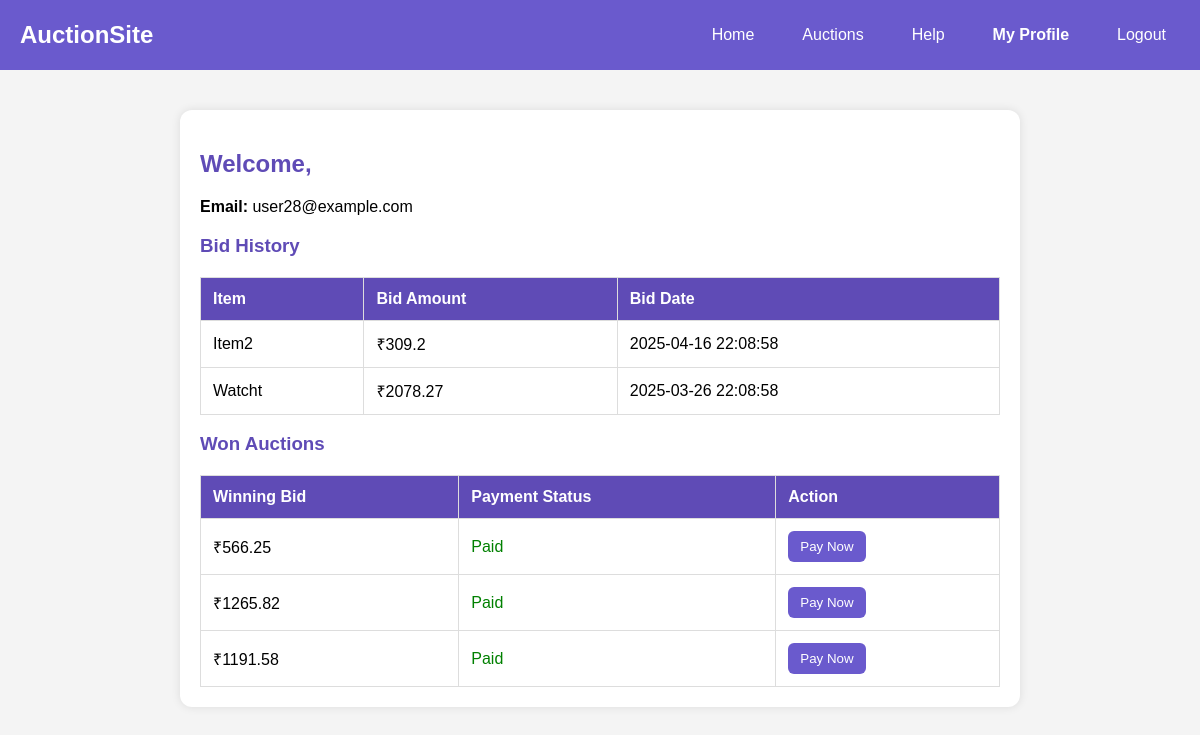
The page /profile (signed in) on the database its author committed.
### tables this page shows
CREATE TABLE USERS (
    user_id INTEGER PRIMARY KEY AUTOINCREMENT,
    name TEXT NOT NULL,
    email TEXT UNIQUE NOT NULL,
    password TEXT NOT NULL,
    role TEXT
);

CREATE TABLE BIDS (
    bid_id INTEGER PRIMARY KEY AUTOINCREMENT,
    user_id INTEGER,
    auction_id INTEGER,
    bid_amount REAL,
    bid_time TEXT,
    FOREIGN KEY (user_id) REFERENCES USERS(user_id),
    FOREIGN KEY (auction_id) REFERENCES AUCTIONS(auction_id)
);

CREATE TABLE ITEMS (
    item_id INTEGER PRIMARY KEY AUTOINCREMENT,
    name TEXT NOT NULL,
    description TEXT,
    condition TEXT,
    category_id INTEGER,
    photo_id INTEGER, photo_url TEXT,
    FOREIGN KEY (category_id) REFERENCES CATEGORIES(category_id),
    FOREIGN KEY (photo_id) REFERENCES ITEM_PHOTOS(photo_id)
);

### app.py (the view)
@app.route('/profile', methods=["GET"])
def profile():
    print("SESSION:", session)
    if 'email' not in session or 'user_type' not in session:
        flash("You must be logged in to view your profile.")
        return redirect(url_for('login'))
    conn = get_db()
    conn.row_factory = sqlite3.Row
    cursor = conn.cursor()
    email = session['email']
    user_type = session.get('user_type', 'db')  # Default to 'db' if not set
    if user_type == 'temp':
        cursor.execute("SELECT temp_user_id AS user_id, name, email FROM TEMP_USERS WHERE email = ?", (email,))
    else:
        cursor.execute("SELECT user_id, name, email FROM USERS WHERE email = ?", (email,))
    user = cursor.fetchone()
    if not user:
        flash("User not found.")
        return redirect(url_for('login'))
    user_id = user['user_id']
    cursor.execute("""
        SELECT I.name AS item_name, B.bid_amount, B.bid_time
        FROM BIDS B
        JOIN AUCTIONS A ON B.auction_id = A.auction_id
        JOIN ITEMS I ON A.item_id = I.item_id
        WHERE B.user_id = ?
        ORDER BY B.bid_time DESC
    """, (user_id,))
    bids = cursor.fetchall()
    if session['user_type'] == 'temp':
        cursor.execute("""
            SELECT DISTINCT
                A.auction_id,
                AW.winning_bid,
                CASE
                    WHEN AW.payment_id IS NOT NULL THEN 'Paid'
                    ELSE 'Not Paid'
                END AS payment_status
            FROM AUCTIONS A
            JOIN AUCTION_WINNERS AW ON A.auction_id = A.item_id
            WHERE AW.user_id = ?
        """, (user_id,))
    else:
        cursor.execute("""
        SELECT DISTINCT
            I.name AS item_name,
            AW.winning_bid,
            CASE
                WHEN AW.payment_id IS NOT NULL THEN 'Paid'
                ELSE 'Not Paid'
            END AS payment_status
        FROM AUCTIONS A
        JOIN AUCTION_WINNERS AW ON A.auction_id = A.item_id
        JOIN ITEMS I ON A.item_id = I.item_id
        WHERE AW.user_id = ?
    """, (user_id,))
    won_auctions = cursor.fetchall()
    conn.close()
    return render_template('profile.html', name=user["name"], email=user["email"], bids=bids, won_auctions=won_auctions)

### app.py (called while the page is built)
def get_db():
    conn = sqlite3.connect('auction_platform.db')
    conn.row_factory = sqlite3.Row
    return conn

### templates/profile.html (shortened to what this page needs)
<!DOCTYPE html>
<html>
<head>
</head>
<body>
  <nav>
    <div class="logo">
      <h1>AuctionSite</h1>
    </div>
    <ul class="nav-links">
      <li><a href="/">Home</a></li>
      <li><a href="/auctions" id="auctionsLink">Auctions</a></li>
      <li><a href="/help" id="helpLink">Help</a></li>
      <li><a href="#" class="active">My Profile</a></li>
      <li><a href="{{ url_for('logout') }}">Logout</a></li>
    </ul>
  </nav>
  <div class="container">
    <h2>Welcome,</h2>
    <p><strong>Email:</strong> {{ email }}</p>
    {% if bids %}
    <h3 style="color: #5f4bb6;">Bid History</h3>
    <table>
      <thead>
        <tr>
          <th>Item</th>
          <th>Bid Amount</th>
          <th>Bid Date</th>
        </tr>
      </thead>
      <tbody>
        {% for bid in bids %}
        <tr>
          <td>{{ bid.item_name }}</td>
          <td>₹{{ bid.bid_amount }}</td>
          <td>{{ bid.bid_time }}</td>
        </tr>
        {% endfor %}
      </tbody>
    </table>
    {% else %}
    <p>You haven't placed any bids yet.</p>
    {% endif %}
    <h3 style="color: #5f4bb6;">Won Auctions</h3>
    {% if won_auctions %}
    <table>
      <thead>
        <tr>
          <th>Winning Bid</th>
          <th>Payment Status</th>
          <th>Action</th>
        </tr>
      </thead>
      <tbody>
          {% for auction in won_auctions %}
          <tr>
            <td>₹{{ auction.winning_bid }}</td>
            <td>
              {% if auction.payment_status == 'Paid' %}
                <span style="color: green;">Paid</span>
              {% else %}
                <span style="color: red;">Not Paid</span>
              {% endif %}
            </td>
          <td>
            {% if not auction.is_paid %}
            <form action="/pay/{{ auction.auction_id }}/gateway" method="GET">
              <button type="submit">Pay Now</button>
            </form>
            {% else %}
              <em>N/A</em>
            {% endif %}
          </td>
        </tr>
        {% endfor %}
      </tbody>
    </table>
    {% else %}
    <p>You haven't won any auctions yet.</p>
    {% endif %}
  </div>
</body>
</html>

### templates/profile.html (style rules this page uses)
body { font-family: Arial, sans-serif; background-color: #f4f4f4; margin: 0; padding: 0; }
nav { background-color: #6A5ACD; color: white; padding: 10px 20px; display: flex; justify-content: space-between; align-items: center; }
.logo h1 { margin: 0; font-size: 24px; color: #fff; }
.nav-links { list-style: none; display: flex; gap: 20px; }
.nav-links li a { color: white; text-decoration: none; padding: 8px 14px; }
.nav-links li a.active { font-weight: bold; }
.container { max-width: 800px; margin: 40px auto; padding: 20px; background: white; border-radius: 12px; box-shadow: 0 0 10px rgba(0,0,0,0.1); }
h2 { color: #5f4bb6; }
table { width: 100%; border-collapse: collapse; margin-top: 20px; }
th, td { padding: 12px; border: 1px solid #ddd; text-align: left; }
th { background-color: #5f4bb6; color: white; }
button { padding: 8px 12px; background-color: #6A5ACD; color: white; border: none; border-radius: 6px; cursor: pointer; }

### rows shown on the page
USERS: email "user28@example.com"
BIDS: item_name "Item2", bid_amount "309.2", bid_time "2025-04-16 22:08:58"
BIDS: item_name "Watcht", bid_amount "2078.27", bid_time "2025-03-26 22:08:58"

### other values the page prints
{{ auction.winning_bid }} "566.25" "1265.82" "1191.58"
